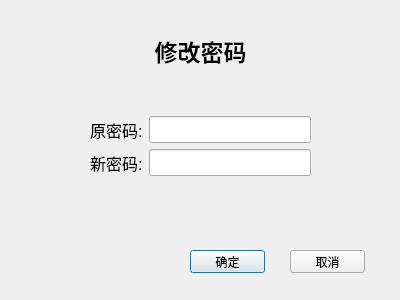
<?xml version="1.0" encoding="UTF-8"?>
<ui version="4.0">
 <class>Passwordchange</class>
 <widget class="QDialog" name="Passwordchange">
  <property name="geometry">
   <rect>
    <x>0</x>
    <y>0</y>
    <width>400</width>
    <height>300</height>
   </rect>
  </property>
  <property name="windowTitle">
   <string>修改密码</string>
  </property>
  <widget class="QWidget" name="formLayoutWidget">
   <property name="geometry">
    <rect>
     <x>90</x>
     <y>100</y>
     <width>221</width>
     <height>91</height>
    </rect>
   </property>
   <property name="font">
    <font>
     <pointsize>12</pointsize>
    </font>
   </property>
   <layout class="QFormLayout" name="formLayout">
    <property name="labelAlignment">
     <set>Qt::AlignCenter</set>
    </property>
    <property name="formAlignment">
     <set>Qt::AlignCenter</set>
    </property>
    <item row="0" column="0">
     <widget class="QLabel" name="Label">
      <property name="font">
       <font>
        <pointsize>12</pointsize>
       </font>
      </property>
      <property name="text">
       <string>原密码:</string>
      </property>
      <property name="margin">
       <number>0</number>
      </property>
      <property name="indent">
       <number>-1</number>
      </property>
     </widget>
    </item>
    <item row="0" column="1">
     <widget class="QLineEdit" name="LineEdit">
      <property name="font">
       <font>
        <pointsize>12</pointsize>
       </font>
      </property>
      <property name="echoMode">
       <enum>QLineEdit::Password</enum>
      </property>
     </widget>
    </item>
    <item row="1" column="0">
     <widget class="QLabel" name="Label_2">
      <property name="font">
       <font>
        <pointsize>12</pointsize>
       </font>
      </property>
      <property name="text">
       <string>新密码:</string>
      </property>
      <property name="scaledContents">
       <bool>false</bool>
      </property>
     </widget>
    </item>
    <item row="1" column="1">
     <widget class="QLineEdit" name="LineEdit_2">
      <property name="font">
       <font>
        <pointsize>12</pointsize>
       </font>
      </property>
      <property name="echoMode">
       <enum>QLineEdit::Password</enum>
      </property>
     </widget>
    </item>
   </layout>
  </widget>
  <widget class="QPushButton" name="pushButton">
   <property name="geometry">
    <rect>
     <x>190</x>
     <y>250</y>
     <width>75</width>
     <height>23</height>
    </rect>
   </property>
   <property name="text">
    <string>确定</string>
   </property>
  </widget>
  <widget class="QPushButton" name="pushButton_2">
   <property name="geometry">
    <rect>
     <x>290</x>
     <y>250</y>
     <width>75</width>
     <height>23</height>
    </rect>
   </property>
   <property name="text">
    <string>取消</string>
   </property>
  </widget>
  <widget class="QLabel" name="label">
   <property name="geometry">
    <rect>
     <x>0</x>
     <y>30</y>
     <width>401</width>
     <height>41</height>
    </rect>
   </property>
   <property name="font">
    <font>
     <pointsize>17</pointsize>
     <weight>75</weight>
     <bold>true</bold>
    </font>
   </property>
   <property name="text">
    <string>修改密码</string>
   </property>
   <property name="alignment">
    <set>Qt::AlignCenter</set>
   </property>
  </widget>
 </widget>
 <resources/>
 <connections>
  <connection>
   <sender>pushButton_2</sender>
   <signal>clicked()</signal>
   <receiver>Passwordchange</receiver>
   <slot>close()</slot>
   <hints>
    <hint type="sourcelabel">
     <x>327</x>
     <y>255</y>
    </hint>
    <hint type="destinationlabel">
     <x>326</x>
     <y>198</y>
    </hint>
   </hints>
  </connection>
 </connections>
</ui>
